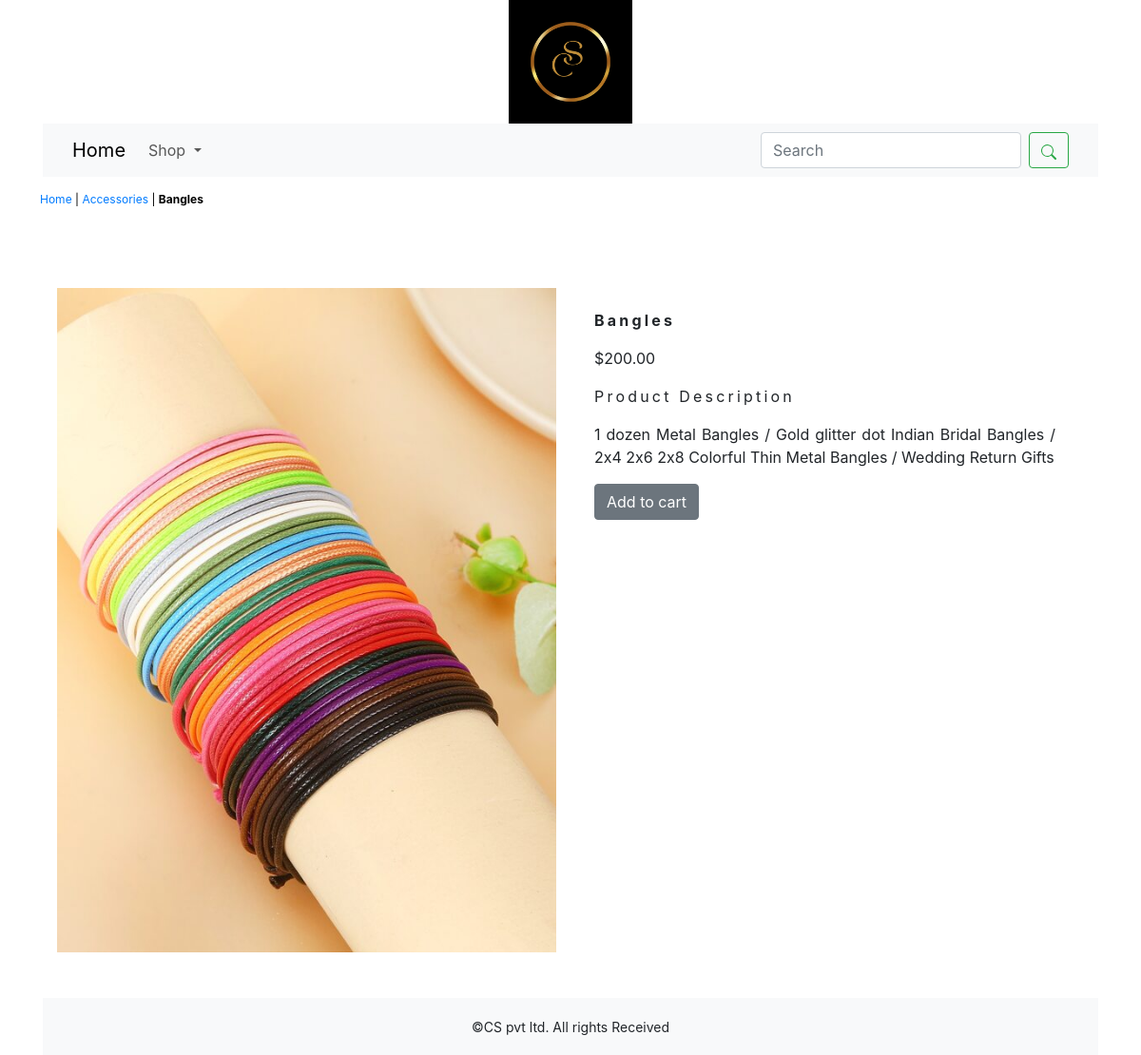
/shopapp/accessories/bangles/, run on the app's committed database.
### shopapp/models.py (models this page shows, shortened)
class Product(models.Model):
    name = models.CharField(max_length=250, unique=True)
    slug = models.SlugField(max_length=250, unique=True)
    description = models.TextField(blank=True)
    price = models.DecimalField(max_digits=10, decimal_places=2)
    category = models.ForeignKey(Category, on_delete=models.CASCADE)
    image = models.ImageField(upload_to='product', blank=True)
    stock = models.IntegerField()
    available = models.BooleanField(default=True)
    created = models.DateTimeField(auto_now_add=True)
    updated = models.DateTimeField(auto_now=True)
    class Meta:
        ordering = ('name',)
        verbose_name = 'product'
        verbose_name_plural = 'products'

class Category(models.Model):
    name = models.CharField(max_length=250)
    slug = models.SlugField(max_length=250)
    description = models.TextField(max_length=250)
    image = models.ImageField(upload_to='category', blank=True)
    class Meta:
        ordering = ('name',)
        verbose_name = 'category'
        verbose_name_plural = 'categories'
    def get_url(self):
        return reverse('shopapp:products_by_category', args=[self.slug,])
    def __str__(self):
        return self.name

### shopapp/views.py (the view)
# urls.py: path('<slug:c_slug>/<slug:product_slug>/', views.proDetail, name='prodCatdetail'),
def proDetail(request,c_slug,product_slug):
    try:
        product=Product.objects.get(category__slug=c_slug,slug=product_slug)
    except Exception as e:
        raise e
    return render(request,'product.html',{'product':product})

### cart/context_processors.py (called while the page is built)
def counter(request):
    item_count=0
    if 'admin' in request.path:
        return {}
    else:
        try:
            cart=Cart.objects.filter(cart_id=_cart_id(request))
            car_items=CartItem.objects.all().filter(cart=cart[:1])
            for cart_item in car_items:
                item_count += cart_item.quantity
        except Cart.DoesNotExist:
            item_count =0
    return dict(item_count=item_count)

### cart/views.py (called while the page is built)
def _cart_id(request):
    cart_id = request.session.get('cart_id')
    if not cart_id:
        cart_id = request.session.session_key  # Use session_key instead of create()
        request.session['cart_id'] = cart_id  # Save the cart_id in the session
        request.session.modified = True
    return cart_id

### shopapp/context_processors.py (called while the page is built)
def menu_links(request):
    links = Category.objects.all()
    return {'links': links}

### templates/product.html (shortened to what this page needs)
{% extends 'base.html' %}
{% load static %}
{% block content %}
    <div class="row my_prod_row_class">
        <div class="mx_auto">
            <p><a href="{% url 'shopapp:allProdCat' %}">Home</a> | <a href="{{ product.category.get_url }}">{{ product.category }}</a> | <strong>{{ product.name }}</strong></p>
        </div>
    </div>
    <div class="container mt-5 mb-5">
        <div class="row">
            <div class="col-12 col-sm-6 col-md-6 col-lg-6">
                <div style="max-width: 100%; height: auto;">
                    <img src="{{ product.image.url }}" alt="{{ product.name }}" class="img-fluid">
                </div>
            </div>
            <div class="col-12 col-sm-6 col-md-6 col-lg-6">
                <div class="description-content" style="padding: 10px;">
                    <h1 class="my_prod_title"><strong>{{ product.name }}</strong></h1>
                    <p>${{ product.price }}</p>
                    <p class="my_title">Product Description</p>
                    <p class="text-justify my_prod_text">{{ product.description }}</p>
                    {% if product.stock <= 0 %}
                        <p class="text-justify my_prod_text"><b>Out of Stock</b></p>
                    {% else %}
                        <a class="btn btn-secondary" href="{% url 'cart:add_cart' product_id=product.id %}">Add to cart</a>
                    {% endif %}
                </div>
            </div>
        </div>
    </div>
{% endblock %}

### static/css/coustom.css (style rules this page uses)
body { font-family: 'Signika Negative', sans-serif; }
.my_title { font-size:16px; text_transform:uppercase; letter-spacing:.2em; }
.container { min-height: calc(100vh - 150px); }
.my_prod_row_class { padding-top:15px; padding-bottom:20px; }
.my_prod_row_class .mx_auto { color:#000; font-size:12px; text-decoration:none; }
.my_prod_title { font-size:16px; text_transform:uppercase; letter-spacing:.2em; padding-top:15px; padding-bottom:10px; }
.my_prod_text { padding-right:20px; }

### data on the page
Product: category "Accessories", name "Bangles", image (picture), price "200.00", description "1 dozen Metal Bangles / Gold glitter dot Indian Bridal Bangles / 2x4 2x6 2x8 Colorful Thin Metal Bangles / Wedding Return Gifts"
